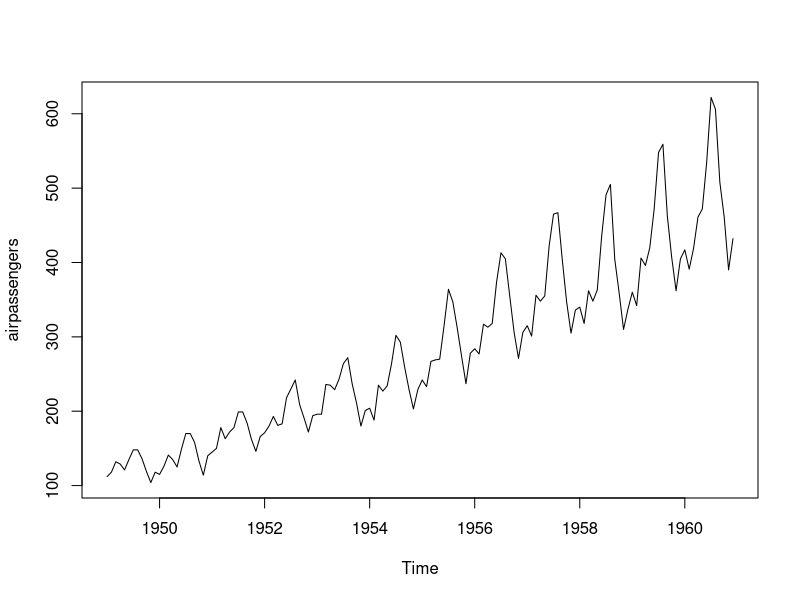
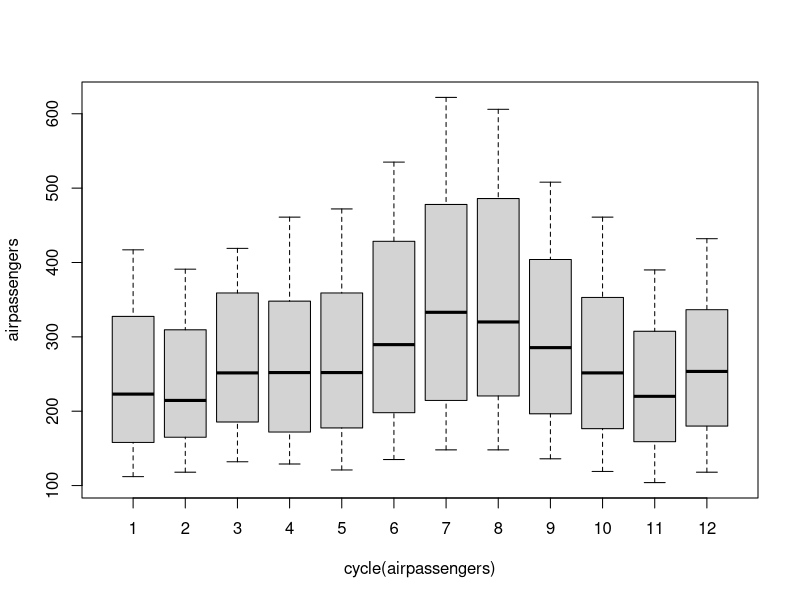
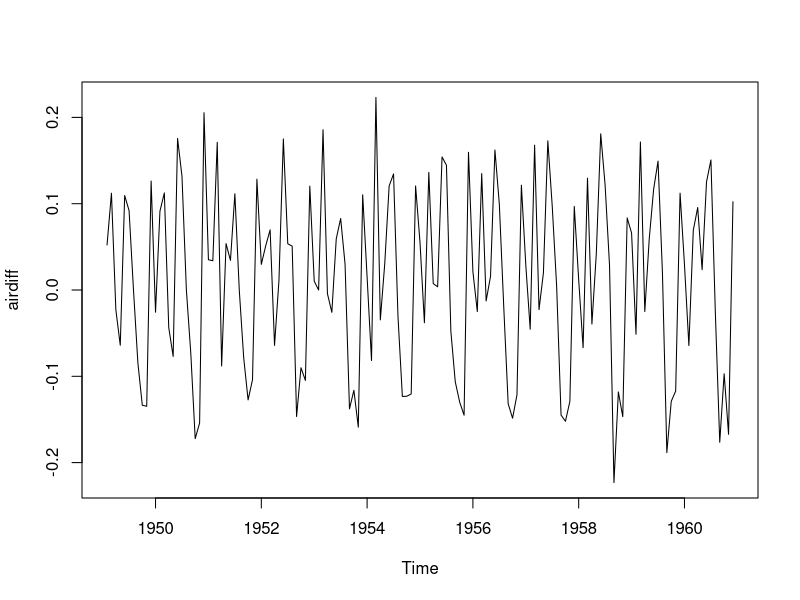
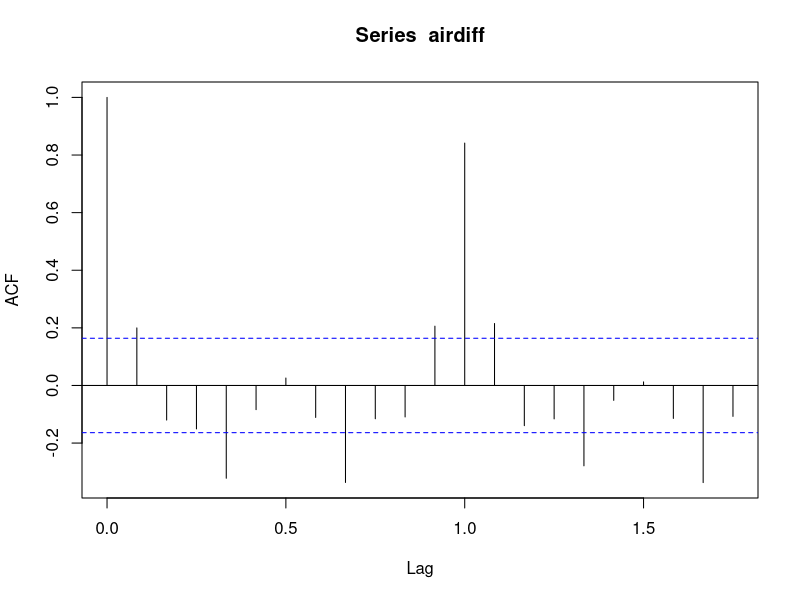
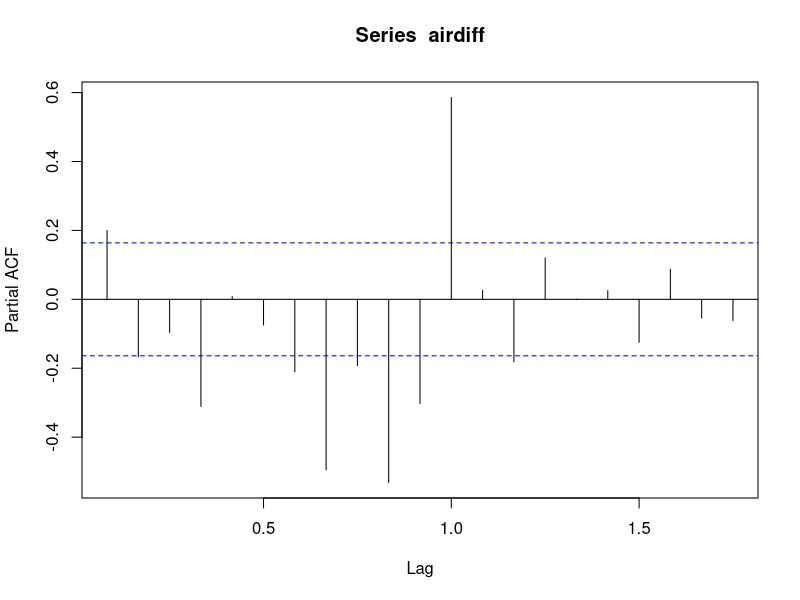
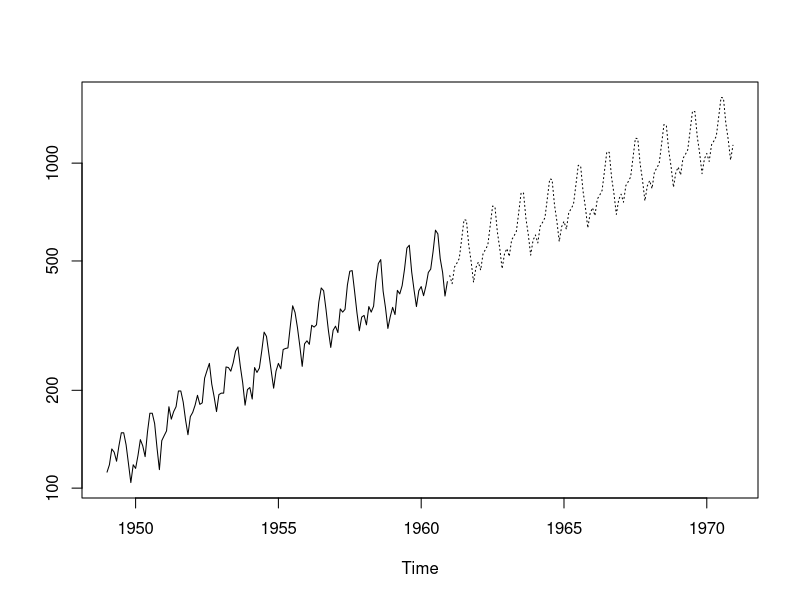

Reproduce these figures in R, in order.
## ---- chunk 1
library(tseries)
## ---- chunk 2
airpassengers=AirPassengers
summary(airpassengers)
plot(airpassengers)
boxplot(airpassengers~cycle(airpassengers))
## ---- chunk 3
airlog=log(airpassengers)
airdiff=diff(airlog)
plot(airdiff)
## ---- chunk 4
adf.test(airdiff,alternative=c("stationary","explosive"),k=0)
## ---- chunk 5
acf(airdiff)
pacf(airdiff)
## ---- chunk 6
ts.fit=arima(airlog,c(0,1,1),seasonal = list(order=c(0,1,1),period=12))
pred=(predict(ts.fit,n.ahead=10*12))
pred1=exp(pred$pred)
## ---- chunk 7
ts.plot(airpassengers,pred1,log="y",lty=c(1,3))
## ---- chunk 8
datawide=ts(airpassengers,frequency = 12,start = c(1949,1),end=c(1959,12))
ts.fit2=arima(log(datawide),c(0,1,1),seasonal = list(order=c(0,1,1),period=12))
pred2=(predict(ts.fit,n.ahead=10*12))
pred3=exp(pred2$pred)
## ---- chunk 9
data1=head(pred1,12)
predicted.1960=round(head(data1,12),0)
actual.1960=tail(airpassengers,12)
mean(predicted.1960/actual.1960)
predicted.1960=predicted.1960/1.09
as.integer(predicted.1960+.5)
actual.1960
as.integer(predicted.1960+.5)/actual.1960
